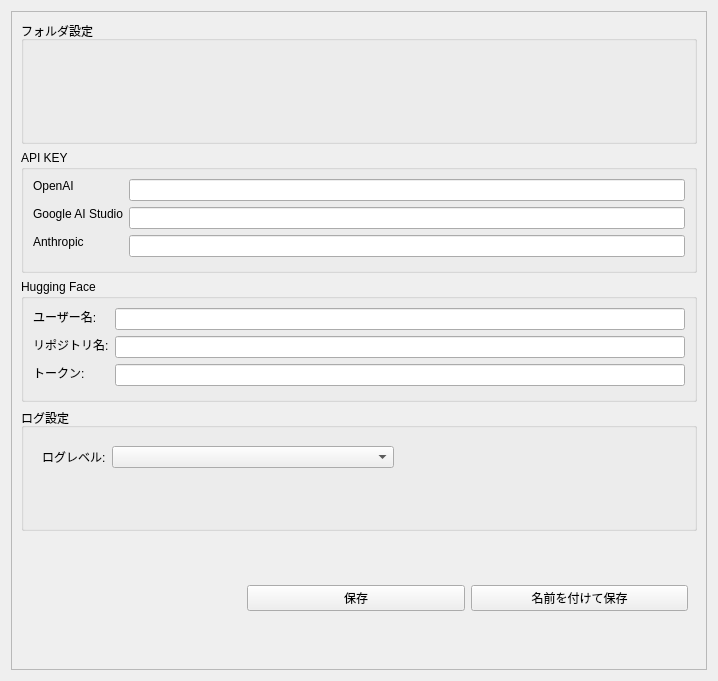
<?xml version='1.0' encoding='utf-8'?>
<ui version="4.0">
 <class>ConfigurationWindow</class>
 <widget class="QWidget" name="ConfigurationWindow">
  <property name="geometry">
   <rect>
    <x>0</x>
    <y>0</y>
    <width>718</width>
    <height>681</height>
   </rect>
  </property>
  <property name="windowTitle">
   <string>Form</string>
  </property>
  <layout class="QVBoxLayout" name="verticalLayout_2">
   <item>
    <widget class="QScrollArea" name="scrollAreaMain">
     <property name="widgetResizable">
      <bool>true</bool>
     </property>
     <widget class="QWidget" name="scrollAreaWidgetContents">
      <property name="geometry">
       <rect>
        <x>0</x>
        <y>0</y>
        <width>694</width>
        <height>657</height>
       </rect>
      </property>
      <layout class="QVBoxLayout" name="layoutScrollArea">
       <item>
        <widget class="QGroupBox" name="groupBoxFolders">
         <property name="title">
          <string>フォルダ設定</string>
         </property>
         <layout class="QVBoxLayout" name="layoutFolders">
          <item>
           <widget class="DirectoryPickerWidget" name="dirPickerExportDir" native="true" />
          </item>
          <item>
           <widget class="DirectoryPickerWidget" name="dirPickerBatchResults" native="true" />
          </item>
          <item>
           <widget class="DirectoryPickerWidget" name="dirPickerDatabaseDir" native="true" />
          </item>
         </layout>
         <property name="sizePolicy">
          <sizepolicy hsizetype="Expanding" vsizetype="Preferred">
           <horstretch>0</horstretch>
           <verstretch>0</verstretch>
          </sizepolicy>
         </property>
        </widget>
       </item>
       <item>
        <widget class="QGroupBox" name="groupBoxApiSettings">
         <property name="title">
          <string>API KEY</string>
         </property>
         <layout class="QFormLayout" name="formLayout">
          <item row="0" column="0">
           <widget class="QLabel" name="labelOpenAiKey">
            <property name="text">
             <string>OpenAI</string>
            </property>
            <property name="sizePolicy">
             <sizepolicy hsizetype="Preferred" vsizetype="Fixed">
              <horstretch>0</horstretch>
              <verstretch>0</verstretch>
             </sizepolicy>
            </property>
           </widget>
          </item>
          <item row="0" column="1">
           <widget class="QLineEdit" name="lineEditOpenAiKey">
            <property name="sizePolicy">
             <sizepolicy hsizetype="Expanding" vsizetype="Preferred">
              <horstretch>0</horstretch>
              <verstretch>0</verstretch>
             </sizepolicy>
            </property>
           </widget>
          </item>
          <item row="1" column="0">
           <widget class="QLabel" name="labelGoogleKey">
            <property name="text">
             <string>Google AI Studio</string>
            </property>
            <property name="sizePolicy">
             <sizepolicy hsizetype="Preferred" vsizetype="Fixed">
              <horstretch>0</horstretch>
              <verstretch>0</verstretch>
             </sizepolicy>
            </property>
           </widget>
          </item>
          <item row="1" column="1">
           <widget class="QLineEdit" name="lineEditGoogleVisionKey">
            <property name="sizePolicy">
             <sizepolicy hsizetype="Expanding" vsizetype="Preferred">
              <horstretch>0</horstretch>
              <verstretch>0</verstretch>
             </sizepolicy>
            </property>
           </widget>
          </item>
          <item row="2" column="0">
           <widget class="QLabel" name="labelAnthropicKey">
            <property name="text">
             <string>Anthropic</string>
            </property>
            <property name="sizePolicy">
             <sizepolicy hsizetype="Preferred" vsizetype="Fixed">
              <horstretch>0</horstretch>
              <verstretch>0</verstretch>
             </sizepolicy>
            </property>
           </widget>
          </item>
          <item row="2" column="1">
           <widget class="QLineEdit" name="lineEditAnthropicKey">
            <property name="sizePolicy">
             <sizepolicy hsizetype="Expanding" vsizetype="Preferred">
              <horstretch>0</horstretch>
              <verstretch>0</verstretch>
             </sizepolicy>
            </property>
           </widget>
          </item>
         </layout>
        </widget>
       </item>
       <item>
        <widget class="QGroupBox" name="groupBoxHuggingFaceSettings">
         <property name="title">
          <string>Hugging Face</string>
         </property>
         <layout class="QFormLayout" name="layoutHuggingFace">
          <item row="0" column="0">
           <widget class="QLabel" name="labelHfUsername">
            <property name="text">
             <string>ユーザー名:</string>
            </property>
            <property name="sizePolicy">
             <sizepolicy hsizetype="Preferred" vsizetype="Fixed">
              <horstretch>0</horstretch>
              <verstretch>0</verstretch>
             </sizepolicy>
            </property>
           </widget>
          </item>
          <item row="0" column="1">
           <widget class="QLineEdit" name="lineEditHfUsername">
            <property name="sizePolicy">
             <sizepolicy hsizetype="Expanding" vsizetype="Preferred">
              <horstretch>0</horstretch>
              <verstretch>0</verstretch>
             </sizepolicy>
            </property>
           </widget>
          </item>
          <item row="1" column="0">
           <widget class="QLabel" name="labelHfRepoName">
            <property name="text">
             <string>リポジトリ名:</string>
            </property>
            <property name="sizePolicy">
             <sizepolicy hsizetype="Preferred" vsizetype="Fixed">
              <horstretch>0</horstretch>
              <verstretch>0</verstretch>
             </sizepolicy>
            </property>
           </widget>
          </item>
          <item row="1" column="1">
           <widget class="QLineEdit" name="lineEditHfRepoName">
            <property name="sizePolicy">
             <sizepolicy hsizetype="Expanding" vsizetype="Preferred">
              <horstretch>0</horstretch>
              <verstretch>0</verstretch>
             </sizepolicy>
            </property>
           </widget>
          </item>
          <item row="2" column="0">
           <widget class="QLabel" name="labelHfToken">
            <property name="text">
             <string>トークン:</string>
            </property>
            <property name="sizePolicy">
             <sizepolicy hsizetype="Preferred" vsizetype="Fixed">
              <horstretch>0</horstretch>
              <verstretch>0</verstretch>
             </sizepolicy>
            </property>
           </widget>
          </item>
          <item row="2" column="1">
           <widget class="QLineEdit" name="lineEditHfToken">
            <property name="sizePolicy">
             <sizepolicy hsizetype="Expanding" vsizetype="Preferred">
              <horstretch>0</horstretch>
              <verstretch>0</verstretch>
             </sizepolicy>
            </property>
           </widget>
          </item>
         </layout>
        </widget>
       </item>
       <item>
        <widget class="QGroupBox" name="groupBoxLogSettings">
         <property name="title">
          <string>ログ設定</string>
         </property>
         <layout class="QVBoxLayout" name="verticalLayout">
          <item>
           <widget class="QWidget" name="LoglLevel" native="true">
            <property name="sizePolicy">
             <sizepolicy hsizetype="Expanding" vsizetype="Preferred">
              <horstretch>0</horstretch>
              <verstretch>0</verstretch>
             </sizepolicy>
            </property>
            <layout class="QHBoxLayout" name="horizontalLayout_2">
             <item>
              <widget class="QLabel" name="labelLogLevel">
               <property name="text">
                <string>ログレベル:</string>
               </property>
               <property name="sizePolicy">
                <sizepolicy hsizetype="Preferred" vsizetype="Fixed">
                 <horstretch>0</horstretch>
                 <verstretch>0</verstretch>
                </sizepolicy>
               </property>
              </widget>
             </item>
             <item>
              <widget class="QComboBox" name="comboBoxLogLevel">
               <property name="sizePolicy">
                <sizepolicy hsizetype="Expanding" vsizetype="Preferred">
                 <horstretch>0</horstretch>
                 <verstretch>0</verstretch>
                </sizepolicy>
               </property>
              </widget>
             </item>
             <item>
              <spacer name="HSpacerLogLevel">
               <property name="orientation">
                <enum>Qt::Orientation::Horizontal</enum>
               </property>
               <property name="sizeHint" stdset="0">
                <size>
                 <width>40</width>
                 <height>20</height>
                </size>
               </property>
              </spacer>
             </item>
            </layout>
           </widget>
          </item>
          <item>
           <widget class="FilePickerWidget" name="filePickerLogFile" native="true">
            <property name="sizePolicy">
             <sizepolicy hsizetype="Expanding" vsizetype="Preferred">
              <horstretch>0</horstretch>
              <verstretch>0</verstretch>
             </sizepolicy>
            </property>
           </widget>
          </item>
         </layout>
        </widget>
       </item>
       <item>
        <widget class="QWidget" name="SaveSettings" native="true">
         <layout class="QHBoxLayout" name="layoutButtons">
          <item>
           <spacer name="HSpacerSaveButtons">
            <property name="orientation">
             <enum>Qt::Orientation::Horizontal</enum>
            </property>
            <property name="sizeHint" stdset="0">
             <size>
              <width>40</width>
              <height>20</height>
             </size>
            </property>
           </spacer>
          </item>
          <item>
           <widget class="QPushButton" name="buttonSave">
            <property name="text">
             <string>保存</string>
            </property>
            <property name="sizePolicy">
             <sizepolicy hsizetype="Expanding" vsizetype="Fixed">
              <horstretch>0</horstretch>
              <verstretch>0</verstretch>
             </sizepolicy>
            </property>
           </widget>
          </item>
          <item>
           <widget class="QPushButton" name="buttonSaveAs">
            <property name="text">
             <string>名前を付けて保存</string>
            </property>
            <property name="sizePolicy">
             <sizepolicy hsizetype="Expanding" vsizetype="Fixed">
              <horstretch>0</horstretch>
              <verstretch>0</verstretch>
             </sizepolicy>
            </property>
           </widget>
          </item>
         </layout>
        </widget>
       </item>
      </layout>
     </widget>
    </widget>
   </item>
  </layout>
 </widget>
 <customwidgets>
  <customwidget>
   <class>DirectoryPickerWidget</class>
   <extends>QWidget</extends>
   <header>..widgets.directory_picker</header>
   <container>1</container>
  </customwidget>
  <customwidget>
   <class>FilePickerWidget</class>
   <extends>QWidget</extends>
   <header>..widgets.file_picker</header>
   <container>1</container>
  </customwidget>
 </customwidgets>
 <resources />
 <connections />
 <slots>
  <slot>on_buttonSave_clicked()</slot>
  <slot>on_buttonSaveAs_clicked()</slot>
  <slot>on_lineEditOpenAiKey_editingFinished()</slot>
  <slot>on_lineEditGoogleVisionKey_editingFinished()</slot>
  <slot>on_lineEditAnthropicKey_editingFinished()</slot>
  <slot>on_lineEditHfUsername_editingFinished()</slot>
  <slot>on_lineEditHfRepoName_editingFinished()</slot>
  <slot>on_lineEditHfToken_editingFinished()</slot>
  <slot>on_comboBoxLogLevel_currentIndexChanged(int)</slot>
 </slots>
</ui>
